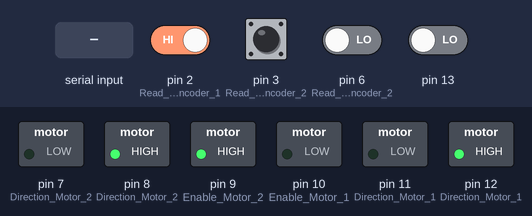
A sketch run on a simulated Arduino Uno, built with avr-gcc and run on an emulated ATmega328P. Shown: switched loads named in the sketch (green lamp = pin HIGH). The inputs (shaded band) are chosen by the test bench; at power-on: pin 2 (Read_Pulses_encoder_1), pin 3 (Read_Pulses_encoder_2) HIGH, pin 6 (Read_Direction_encoder_2), pin 13 LOW.

Above: at 6.2 s.
6.3 s: "-\n" received over Serial
At 7.2 s:
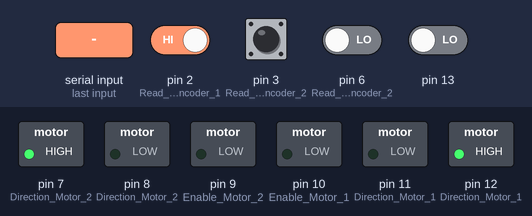
7.8 s: "90,45,200\n" received over Serial
At 8.3 s:
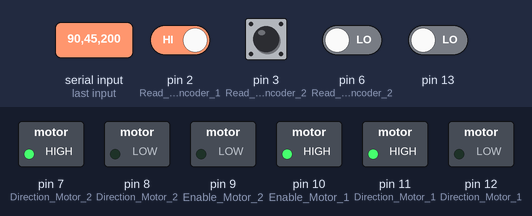
9.3 s: "5\n" received over Serial
At 10.5 s:
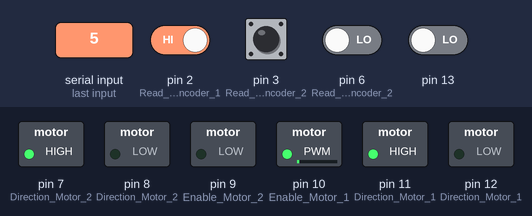
10.8 s: "+\n" received over Serial
At 11.8 s:
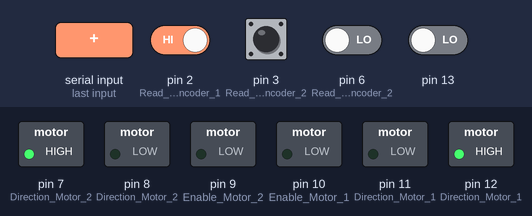
12.3 s: "30,150,10\n" received over Serial
At 12.9 s:
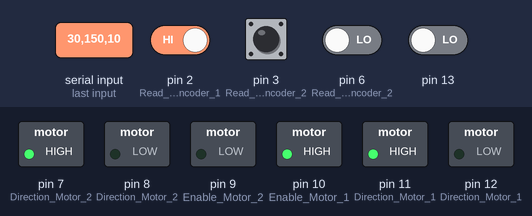
13.8 s: pin 3 (Read_Pulses_encoder_2) pulsed LOW 2 times (0.12 s each, 0.3 s apart)
At 14.8 s:
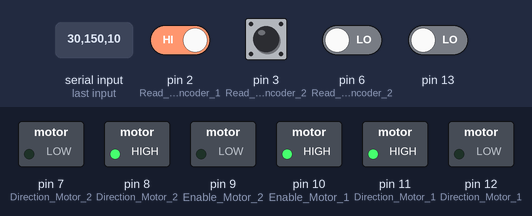
Timing chart, 0 to 16.8 s (numbered marks = the images above; inputs shaded):
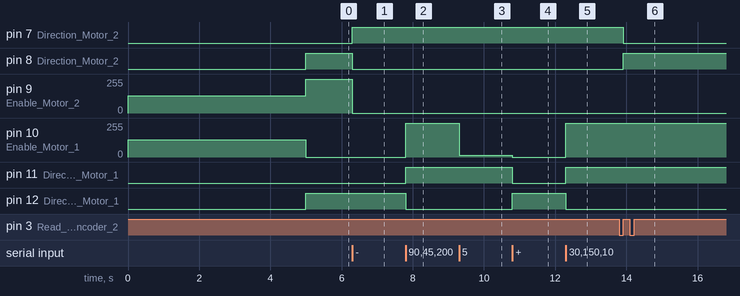

The sketch:

TelescopeControl.ino
```cpp
#include <TimerOne.h>

/*************************************************/

/***** Current angle read by the encoder******/
long npasos1=0;
long npasos2=0;
/********dutyCycle given to the PWM pins**********/
unsigned int dutyCycle1=512;
unsigned int dutyCycle2=512;
/********PID of the systems *********************/
long pid1=0;
long pid2=0;
/********* SetPoints **********/

long setPoint=0000;
long setPoint2=60000;
int  setPoint3=555;

/**If this flag the variables PID are updated****/
/**Used to adjust the sample rate****************/
boolean sampleFlag=true;
/********************************************/
String strRecibido = ""; //Serial buffer length = TOTAL_SIZE
String strMotor1="", strMotor2="", strMotor3="";
boolean complete = false;
int cont=0;
byte TOTAL_SIZE = 10; //Total length received by serial
int chrBuffer=0;


void setup(){
  /************************/
  Serial.begin(115200);
  strRecibido.reserve(TOTAL_SIZE);

  /************************/
  pinMode(10, OUTPUT);// Enable Motor 1
  pinMode(11, OUTPUT);// Direction Motor 1
  pinMode(12, OUTPUT);// Direction Motor 1

  pinMode(9, OUTPUT);// Enable Motor 2
  pinMode(7, OUTPUT);// Direction Motor 2
  pinMode(8, OUTPUT);// Direction Motor 2

  pinMode(5, INPUT);// Read Direction encoder 1
  pinMode(6, INPUT);// Read Direction encoder 2

  pinMode(2, INPUT);// Read Pulses encoder 1
  pinMode(3, INPUT);// Read Pulses encoder 2

  /*******************************/
  attachInterrupt(0, encoder1, RISING);//Interrupts attached to the pin 2. Encoder 1
  attachInterrupt(1, encoder2, RISING);//Interrupts attached to the pin 3. Encoder 2
  /*******************************/
  Timer1.initialize(250); // Initialization of Timer 1 for sample rate.
  Timer1.pwm(10, 512); // Enables PWM on pin 10
  Timer1.pwm(9, 512); // Enables PWM on pin 9
  Timer1.attachInterrupt(Sampling); // Interrupt attached to the timer1
  /*****************************/
  delay(5000);
  /*****************************/
}


void loop(){
  while(Serial.available()){
    //char chrBuffer = (char) Serial.read();
    int chrBuffer = (int) Serial.read(); //Save as int instead of ASCII char
    if(isDigit(chrBuffer) || chrBuffer=='-' || chrBuffer=='+'){ //Testing whether type is int (necesary to avoid errors)
      strRecibido += (char) chrBuffer; //int to char to save in String variable
    }
    cont += 1;
    if(chrBuffer == '\n'){
      complete = true;
    }
  }

  if(complete){
    //concatenando chars
    strMotor1 = (String) strRecibido[0] + strRecibido[1] + strRecibido[2] + strRecibido[3] + strRecibido[4] + strRecibido[5] + strRecibido[6];
    strMotor2 = (String) strRecibido[7] + strRecibido[8] + strRecibido[9] + strRecibido[10] + strRecibido[11] + strRecibido[12] + strRecibido[13];;
    strMotor3 = (String) strRecibido[14] + strRecibido[15] + strRecibido[16]+ strRecibido[17];
    //Mostrando en consola serial
    setPoint=strMotor1.toInt();
    setPoint2=strMotor2.toInt();
    setPoint3=strMotor3.toInt();
    strRecibido = "";
    cont = 0;
    complete = false;
  }

   if(sampleFlag==true)
   {
     pid1=(setPoint-npasos1)*10; //Proportional closed loop for motor 1
     pid2=(setPoint2-npasos2)*8; //Proportional closed loop for motor 2

/********Digital implementation of negative numbers on the pid**************/
/************************Motor1******************************************/
     if(pid1>0){
       dutyCycle1=pid1;
       digitalWrite(11, HIGH);
       digitalWrite(12, LOW);
     }
     else{
       dutyCycle1=-pid1;
       digitalWrite(11, LOW);
       digitalWrite(12, HIGH);
     }
/********Digital implementation of negative numbers on the pid**************/
/************************Motor2******************************************/

     if(pid2>0){
       dutyCycle2=pid2;
       digitalWrite(8, HIGH);
       digitalWrite(7, LOW);
     }
     else{
       dutyCycle2=-pid2;
       digitalWrite(7, HIGH);
       digitalWrite(8, LOW);

     }
/*********************Avoid Overflow in PWM Module********************************/
/******************************************************************/

     if(dutyCycle1>=1024){
       dutyCycle1=1023;
     }
     else if(dutyCycle1<45){
       dutyCycle1=0;
     }

     if (dutyCycle2>=1024){
       dutyCycle2=1023;
     }
     else if(dutyCycle2<45){
       dutyCycle2=0;
     }
    /****Updating outputs to the motors******/

     Timer1.pwm(10, dutyCycle1);
     Timer1.pwm(9, dutyCycle2);
     sampleFlag=false;
   /****************************/
   }
}


void Sampling(){
  digitalWrite(13, digitalRead(13)^1);
  sampleFlag=true;
}

/*Interrupts used to sense Motor 1 dynamics*/
void encoder1(){
  /****Reading the angle given in pulses **/
  if(digitalRead(5)==HIGH){
   npasos1=npasos1+1;
  }
  else{
   npasos1=npasos1-1;
  }
}

/*Interrupts used to sense Motor 2 dynamics*/
void encoder2(){
  /****Reading the angle given in pulses**/
  if(digitalRead(6)==HIGH){
   npasos2=npasos2+1;
  }
  else{
   npasos2=npasos2-1;
  }
}
```

Measured:
- after the input at 6.3 s, pin 7 (Direction_Motor_2): LOW → HIGH at once; pin 8 (Direction_Motor_2): HIGH → LOW at once; pin 9 (Enable_Motor_2): 255/255 → 0/255 at once
- after the input at 7.8 s, pin 10 (Enable_Motor_1): 0/255 → 255/255 at once; pin 11 (Direction_Motor_1): LOW → HIGH at once; pin 12 (Direction_Motor_1): HIGH → LOW at once
- after the input at 9.3 s, pin 10 (Enable_Motor_1): 255/255 → 12/255 at once
- after the input at 10.8 s, pin 10 (Enable_Motor_1): 12/255 → 0/255 at once; pin 11 (Direction_Motor_1): HIGH → LOW at once; pin 12 (Direction_Motor_1): LOW → HIGH at once
- after the input at 12.3 s, pin 10 (Enable_Motor_1): 0/255 → 255/255 at once; pin 11 (Direction_Motor_1): LOW → HIGH at once; pin 12 (Direction_Motor_1): HIGH → LOW at once
- after the input at 13.8 s, pin 7 (Direction_Motor_2): HIGH → LOW after 0.12 s; pin 8 (Direction_Motor_2): LOW → HIGH after 0.12 s
